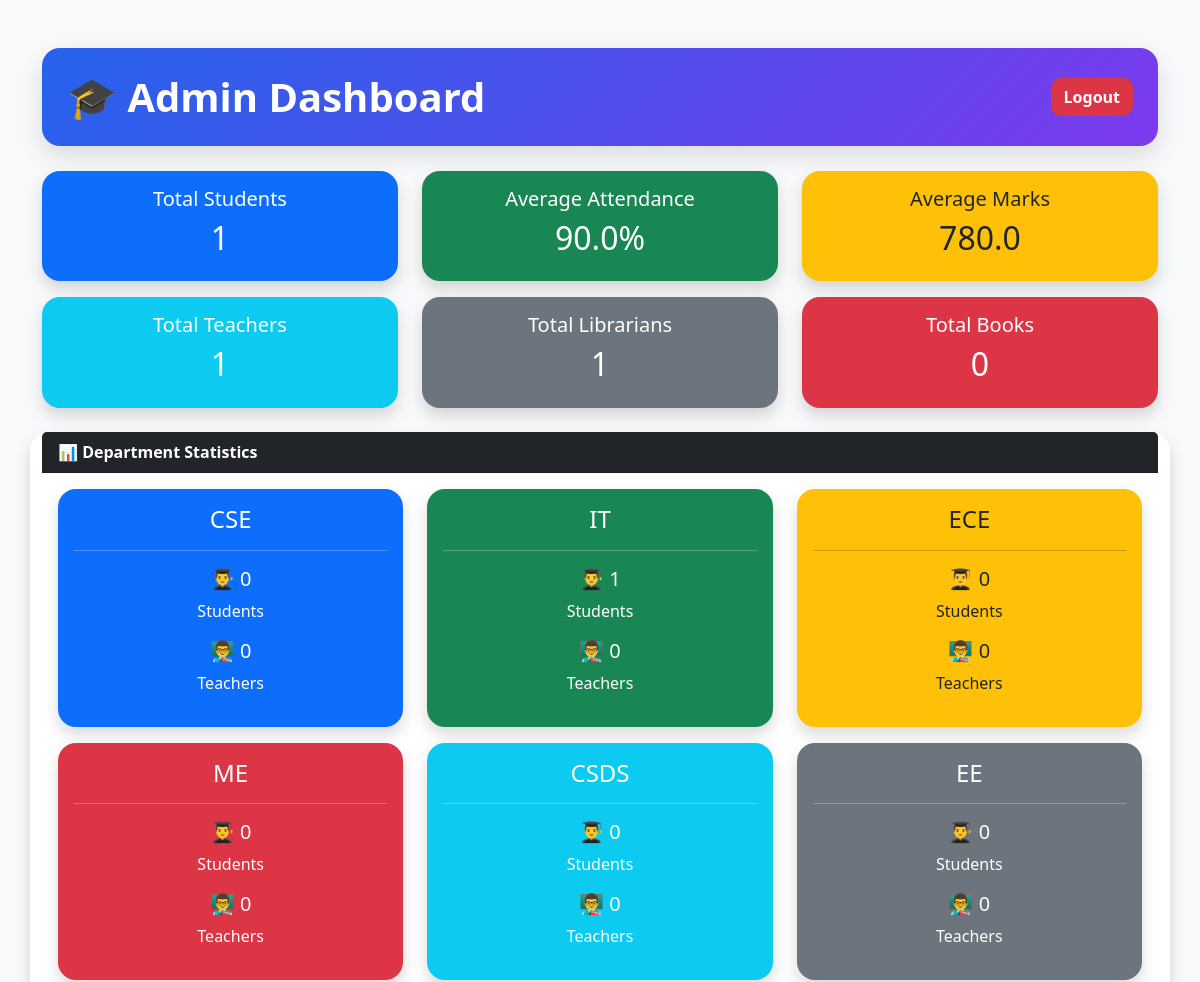
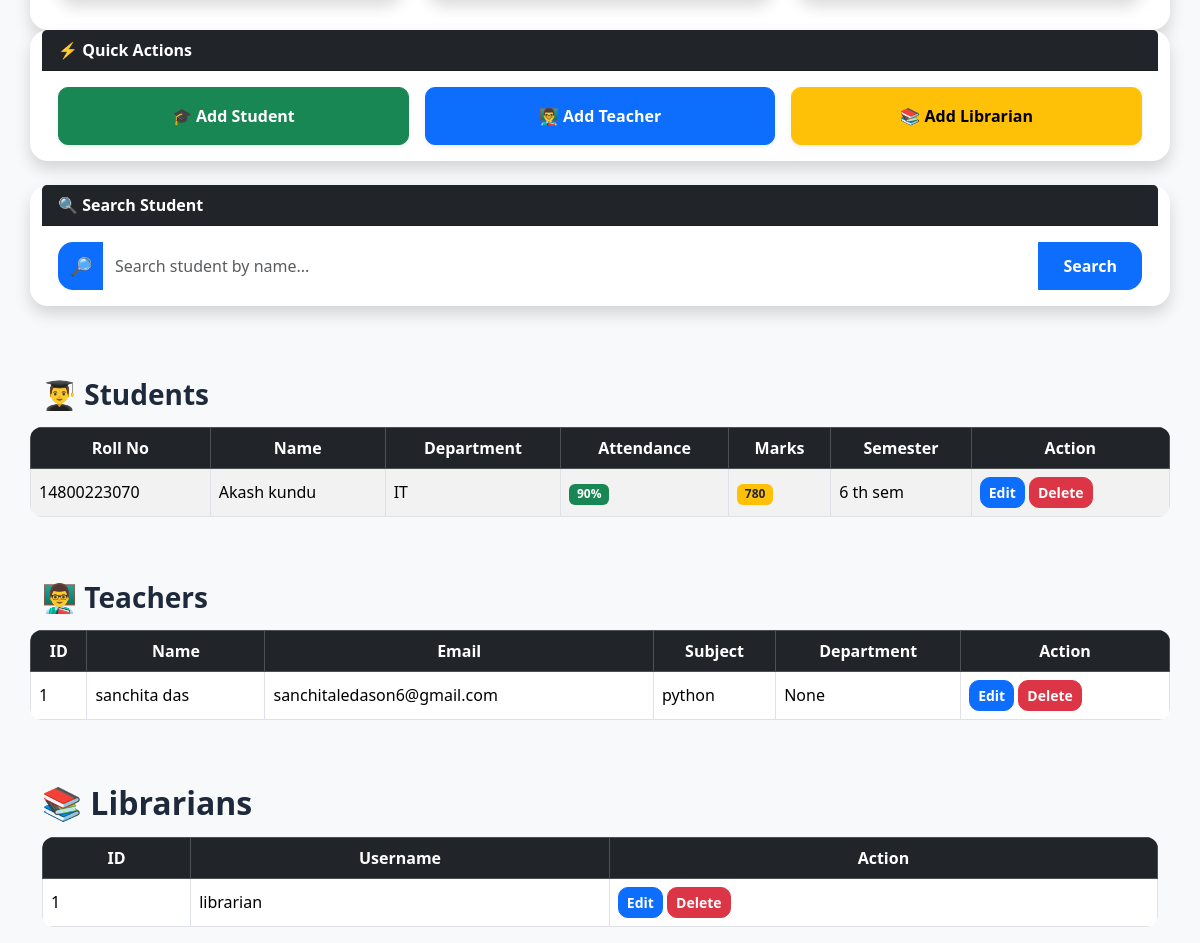
Page /admin (signed in) on the committed database (2 pictures, top to bottom).
### models.py (models this page shows)
class Student(db.Model):
    id = db.Column(db.Integer, primary_key=True)
    roll_number = db.Column(db.String(50), unique=True)
    name = db.Column(db.String(100))
    email = db.Column(db.String(100))
    department = db.Column(db.String(100))
    password = db.Column(db.String(100))
    attendance = db.Column(db.Integer, default=0)
    marks = db.Column(db.Integer, default=0)
    semester = db.Column(db.String(50))
    photo = db.Column(db.String(200))
    signature = db.Column(db.String(200))

class Teacher(db.Model):
    id = db.Column(db.Integer, primary_key=True)
    name = db.Column(db.String(100), nullable=False)
    email = db.Column(db.String(100), unique=True, nullable=False)
    department = db.Column(db.String(100))
    subject = db.Column(db.String(100))
    password = db.Column(db.String(100), nullable=False)

class Librarian(db.Model):
    id = db.Column(db.Integer, primary_key=True)
    username = db.Column(db.String(100), unique=True)
    password = db.Column(db.String(100))

### app.py (the view)
@app.route("/admin")
def admin():
    if "admin" not in session:
        return redirect("/admin_login")
    search = request.args.get("search")
    teachers = Teacher.query.all()
    librarians = Librarian.query.all()
    if search:
        students = Student.query.filter(
            Student.name.contains(search)
        ).all()
    else:
        students = Student.query.all()
    total_students = len(students)
    total_teachers = Teacher.query.count()
    total_librarians = Librarian.query.count()
    total_books = Book.query.count()
    cse_students = Student.query.filter_by(
        department="CSE"
    ).count()
    it_students = Student.query.filter_by(
        department="IT"
    ).count()
    ece_students = Student.query.filter_by(
        department="ECE"
    ).count()
    me_students = Student.query.filter_by(
        department="ME"
    ).count()
    csds_students = Student.query.filter_by(
        department="CSDS"
    ).count()
    ee_students = Student.query.filter_by(
        department="EE"
    ).count()
    cse_teachers = Teacher.query.filter_by(
        subject="CSE"
    ).count()
    it_teachers = Teacher.query.filter_by(
        subject="IT"
    ).count()
    ece_teachers = Teacher.query.filter_by(
        subject="ECE"
    ).count()
    me_teachers = Teacher.query.filter_by(
        subject="ME"
    ).count()
    csds_teachers = Teacher.query.filter_by(
        subject="CSDS"
    ).count()
    ee_teachers = Teacher.query.filter_by(
        subject="EE"
    ).count()
    if total_students > 0:
        avg_attendance = sum(
            s.attendance for s in students
        ) / total_students
        avg_marks = sum(
            s.marks for s in students
        ) / total_students
    else:
        avg_attendance = 0
        avg_marks = 0
    return render_template(
        "admin_dashboard.html",
        students=students,
        teachers=teachers,
        librarians=librarians,
        total_students=total_students,
        total_teachers=total_teachers,
        total_librarians=total_librarians,
        total_books=total_books,
        avg_attendance=round(avg_attendance, 1),
        avg_marks=round(avg_marks, 1),
        cse_students=cse_students,
        it_students=it_students,
        ece_students=ece_students,
        me_students=me_students,
        csds_students=csds_students,
        ee_students=ee_students,
        cse_teachers=cse_teachers,
        it_teachers=it_teachers,
        ece_teachers=ece_teachers,
        me_teachers=me_teachers,
        csds_teachers=csds_teachers,
        ee_teachers=ee_teachers
    )

### templates/admin_dashboard.html (shortened to what this page needs)
<!DOCTYPE html>
<html>
<head>
    <link href="https://cdn.jsdelivr.net/npm/bootstrap@5.3.3/dist/css/bootstrap.min.css" rel="stylesheet">
</head>
<body class="bg-light">
<div class="container mt-5">
<div class="admin-header d-flex justify-content-between align-items-center">
    <h1>🎓 Admin Dashboard</h1>
    <a href="/admin_logout"
       class="btn btn-danger">
       Logout
    </a>
</div>
    <div class="row mb-4">
    <div class="col-md-4">
        <div class="card bg-primary text-white shadow">
            <div class="card-body text-center">
                <h5>Total Students</h5>
                <h2>{{ total_students }}</h2>
            </div>
        </div>
    </div>
    <div class="col-md-4">
        <div class="card bg-success text-white shadow">
            <div class="card-body text-center">
                <h5>Average Attendance</h5>
                <h2>{{ avg_attendance }}%</h2>
            </div>
        </div>
    </div>
    <div class="col-md-4">
        <div class="card bg-warning text-dark shadow">
            <div class="card-body text-center">
                <h5>Average Marks</h5>
                <h2>{{ avg_marks }}</h2>
            </div>
        </div>
    </div>
    <div class="col-md-4 mt-3">
    <div class="card bg-info text-white shadow">
        <div class="card-body text-center">
            <h5>Total Teachers</h5>
            <h2>{{ total_teachers }}</h2>
        </div>
    </div>
</div>
      <div class="col-md-4 mt-3">
    <div class="card bg-secondary text-white shadow">
        <div class="card-body text-center">
            <h5>Total Librarians</h5>
            <h2>{{ total_librarians }}</h2>
        </div>
    </div>
</div>
<div class="col-md-4 mt-3">
    <div class="card bg-danger text-white shadow">
        <div class="card-body text-center">
            <h5>Total Books</h5>
            <h2>{{ total_books }}</h2>
        </div>
    </div>
</div>
<div class="card shadow mt-4">
    <div class="card-header bg-dark text-white">
        📊 Department Statistics
    </div>
    <div class="card-body">
        <div class="row">
            <div class="col-md-4 mb-3">
                <div class="card bg-primary text-white shadow">
                    <div class="card-body text-center">
                        <h4>CSE</h4>
                        <hr>
                        <h5>👨‍🎓 {{ cse_students }}</h5>
                        <p>Students</p>
                        <h5>👨‍🏫 {{ cse_teachers }}</h5>
                        <p>Teachers</p>
                    </div>
                </div>
            </div>
            <div class="col-md-4 mb-3">
                <div class="card bg-success text-white shadow">
                    <div class="card-body text-center">
                        <h4>IT</h4>
                        <hr>
                        <h5>👨‍🎓 {{ it_students }}</h5>
                        <p>Students</p>
                        <h5>👨‍🏫 {{ it_teachers }}</h5>
                        <p>Teachers</p>
                    </div>
                </div>
            </div>
            <div class="col-md-4 mb-3">
                <div class="card bg-warning shadow">
                    <div class="card-body text-center">
                        <h4>ECE</h4>
                        <hr>
                        <h5>👨‍🎓 {{ ece_students }}</h5>
                        <p>Students</p>
                        <h5>👨‍🏫 {{ ece_teachers }}</h5>
                        <p>Teachers</p>
                    </div>
                </div>
            </div>
            <div class="col-md-4 mb-3">
                <div class="card bg-danger text-white shadow">
                    <div class="card-body text-center">
                        <h4>ME</h4>
                        <hr>
                        <h5>👨‍🎓 {{ me_students }}</h5>
                        <p>Students</p>
                        <h5>👨‍🏫 {{ me_teachers }}</h5>
                        <p>Teachers</p>
                    </div>
                </div>
            </div>
            <div class="col-md-4 mb-3">
                <div class="card bg-info text-white shadow">
                    <div class="card-body text-center">
                        <h4>CSDS</h4>
                        <hr>
                        <h5>👨‍🎓 {{ csds_students }}</h5>
                        <p>Students</p>
                        <h5>👨‍🏫 {{ csds_teachers }}</h5>
                        <p>Teachers</p>
                    </div>
                </div>
            </div>
            <div class="col-md-4 mb-3">
                <div class="card bg-secondary text-white shadow">
                    <div class="card-body text-center">
                        <h4>EE</h4>
                        <hr>
                        <h5>👨‍🎓 {{ ee_students }}</h5>
                        <p>Students</p>
                        <h5>👨‍🏫 {{ ee_teachers }}</h5>
                        <p>Teachers</p>
                    </div>
                </div>
            </div>
        </div>
    </div>
</div>
<div class="card shadow border-0 mb-4">
    <div class="card-header bg-dark text-white">
        ⚡ Quick Actions
    </div>
    <div class="card-body">
        <div class="row g-3">
            <div class="col-md-4">
                <a href="/register"
                   class="btn btn-success w-100 py-3 fw-bold shadow-sm">
                   🎓 Add Student
                </a>
            </div>
            <div class="col-md-4">
                <a href="/add_teacher"
                   class="btn btn-primary w-100 py-3 fw-bold shadow-sm">
                   👨‍🏫 Add Teacher
                </a>
            </div>
            <div class="col-md-4">
                <a href="/add_librarian"
                   class="btn btn-warning w-100 py-3 fw-bold shadow-sm">
                   📚 Add Librarian
                </a>
            </div>
        </div>
    </div>
</div>
<div class="card shadow border-0 mb-4">
    <div class="card-header bg-dark text-white">
        🔍 Search Student
    </div>
    <div class="card-body">
        <form method="GET" action="/admin">
            <div class="input-group">
                <span class="input-group-text bg-primary text-white border-0">
                    🔎
                </span>
                <input
                    type="text"
                    name="search"
                    class="form-control border-0 shadow-none"
                    placeholder="Search student by name..."
                >
                <button
                    type="submit"
                    class="btn btn-primary px-4">
                    Search
                </button>
            </div>
        </form>
    </div>
</div>
        <h3 class="section-title mt-5">👨‍🎓 Students</h3>
    <table class="table table-bordered table-striped">
        <thead class="table-dark">
            <tr>
                <th>Roll No</th>
                <th>Name</th>
                <th>Department</th>
                <th>Attendance</th>
                <th>Marks</th>
                <th>Semester</th>
                <th>Action</th>
            </tr>
        </thead>
        <tbody>
            {% for student in students %}
            <tr>
                <td>{{ student.roll_number }}</td>
                <td>{{ student.name }}</td>
                <td>{{ student.department }}</td>
 <td>
{% if student.attendance >= 75 %}
<span class="badge bg-success">
    {{ student.attendance }}%
</span>
{% elif student.attendance >= 50 %}
<span class="badge bg-warning text-dark">
    {{ student.attendance }}%
</span>
{% else %}
<span class="badge bg-danger">
    {{ student.attendance }}%
</span>
{% endif %}
</td>
                <td>
{% if student.marks >= 800 %}
<span class="badge bg-success">
    {{ student.marks }}
</span>
{% elif student.marks >= 500 %}
<span class="badge bg-warning text-dark">
    {{ student.marks }}
</span>
{% else %}
<span class="badge bg-danger">
    {{ student.marks }}
</span>
{% endif %}
</td>
                <td>{{ student.semester }}</td>
  <td>
    <a href="/edit_student/{{ student.id }}"
       class="btn btn-primary btn-sm">
       Edit
    </a>
   <a href="/delete_student/{{ student.id }}"
   class="btn btn-danger btn-sm"
   onclick="return confirm('Delete this student?')">
   Delete
</a>
</td>
            </tr>
            {% endfor %}
        </tbody>
    </table>
    <h3 class="section-title mt-5">👨‍🏫 Teachers</h3>
<table class="table table-bordered">
    <thead class="table-dark">
        <tr>
            <th>ID</th>
            <th>Name</th>
            <th>Email</th>
            <th>Subject</th>
            <th>Department</th>
            <th>Action</th>
        </tr>
    </thead>
    <tbody>
        {% for teacher in teachers %}
        <tr>
            <td>{{ teacher.id }}</td>
            <td>{{ teacher.name }}</td>
            <td>{{ teacher.email }}</td>
            <td>{{ teacher.subject }}</td>
            <td>{{ teacher.department }}</td>
            <td>
    <a href="/edit_teacher/{{ teacher.id }}"
       class="btn btn-primary btn-sm">
       Edit
    </a>
   <a href="/delete_teacher/{{ teacher.id }}"
   class="btn btn-danger btn-sm"
   onclick="return confirm('Delete this teacher?')">
   Delete
</a>
</td>
        </tr>
        {% endfor %}
    </tbody>
</table>
</div>
<h2 class="section-title mt-5">📚 Librarians</h2>
<table class="table table-bordered">
    <thead class="table-dark">
        <tr>
            <th>ID</th>
            <th>Username</th>
            <th>Action</th>
        </tr>
    </thead>
    <tbody>
        {% for librarian in librarians %}
        <tr>
            <td>{{ librarian.id }}</td>
            <td>{{ librarian.username }}</td>
            <td>
                <a href="/edit_librarian/{{ librarian.id }}"
                   class="btn btn-primary btn-sm">
                   Edit
                </a>
                <a href="/delete_librarian/{{ librarian.id }}"
                   class="btn btn-danger btn-sm">
                   Delete
                </a>
            </td>
        </tr>
        {% endfor %}
    </tbody>
</table>
</body>
</html>

### templates/admin_dashboard.html (style rules this page uses)
body { background:#f3f6fb; }
.btn { border-radius:10px; font-weight:600; }
.table { background:white; border-radius:12px; overflow:hidden; }
.table th { text-align:center; vertical-align:middle; }
.table td { vertical-align:middle; }
.card { border:none; border-radius:18px; }
.card-header { font-weight:600; }
.section-title { font-weight:700; color:#1e293b; margin-bottom:15px; }
.admin-header { background:linear-gradient(135deg,#2563eb,#7c3aed); color:white; padding:25px; border-radius:18px; margin-bottom:25px; box-shadow:0 10px 25px rgba(0,0,0,0.12); }
.admin-header h1 { margin:0; font-weight:700; }
.input-group { border-radius:15px; overflow:hidden; }
.input-group .form-control { padding:12px; font-size:16px; }
.input-group-text { font-size:18px; }
.btn { transition:0.3s; }

### rows in the picture
Student: roll_number "14800223070", name "Akash kundu", department "IT", attendance "90", marks "780", semester "6 th sem"
Teacher: id "1", name "sanchita das", email "sanchitaledason6@gmail.com", subject "python", department "None"
Librarian: id "1", username "librarian"

### other values in the picture
{{ total_students }} "1"
{{ avg_attendance }} "90.0"
{{ avg_marks }} "780.0"
{{ total_teachers }} "1"
{{ total_librarians }} "1"
{{ total_books }} "0"
{{ cse_students }} "0"
{{ cse_teachers }} "0"
{{ it_students }} "1"
{{ it_teachers }} "0"
{{ ece_students }} "0"
{{ ece_teachers }} "0"
{{ me_students }} "0"
{{ me_teachers }} "0"
{{ csds_students }} "0"
